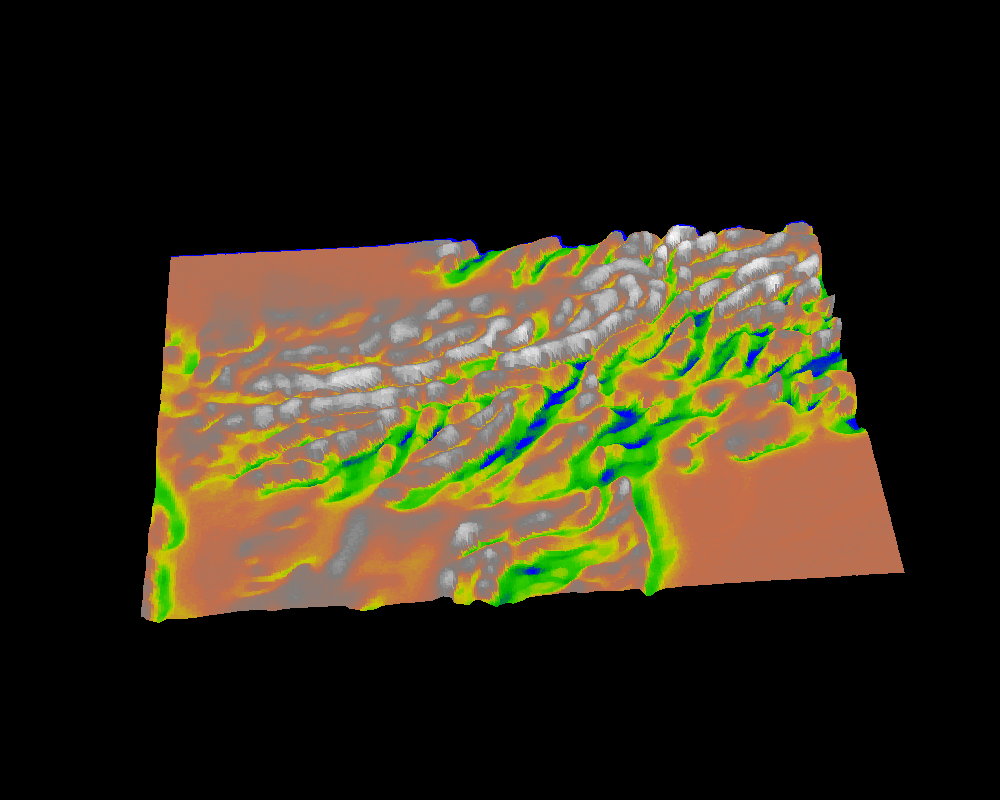

Recreate this plot in Python.

import sys
sys.path.append('../')

import time

from phauxgl.stl import LoadSTL
from phauxgl.vector import V
from phauxgl.util import Radians
from phauxgl.context import NewContext
from phauxgl.matrix import LookAt
from phauxgl.color import Black, Gray, Color
from phauxgl.shader import NewPhongShader, NewSolidColorShader, NewTextureShader
from phauxgl.mesh import Mesh
from phauxgl.texture import NewImageTexture
from phauxgl.image import Image

# TODO: WEIRD 'bad file descriptor' error, but only when in IDLE, not in commandline

scale  = 1
width  = 1000
height = 800
fovy   = 30
near   = 1
far    = 10


def grid2mesh(grid, zscale=1):
    from phauxgl.triangle import Triangle, Triangles
    from phauxgl.vertex import Vertex
    from phauxgl.vector import Vector
    
    w = len(grid[0])
    h = len(grid)
    
    triangles = [] #Triangles()
    for row in range(0, h-1):
        for col in range(0, w-1):
            corners = [(col,row),
                        (col+1,row),
                        (col+1,row+1),
                        (col,row+1),
                        ]
            
            t1 = corners[0],corners[1],corners[2]
            vx = []
            for c,r in t1:
                x,y,z = grid[r][c]
                z *= zscale
                xf,yf = col/float(w), row/float(h)
                vx.append( Vertex(Position=Vector(x,y,z), Texture=Vector(xf,yf,0)) )
            t = Triangle(*vx)
            n = t.Normal()
            t.V1.Normal = n
            t.V2.Normal = n
            t.V3.Normal = n
            triangles.append( t )
                
            t2 = corners[2],corners[3],corners[0]
            vx = []
            for c,r in t2:
                x,y,z = grid[r][c]
                z *= zscale
                xf,yf = col/float(w), row/float(h)
                vx.append( Vertex(Position=Vector(x,y,z), Texture=Vector(xf,yf,0)) )
            t = Triangle(*vx)
            n = t.Normal()
            t.V1.Normal = n
            t.V2.Normal = n
            t.V3.Normal = n
            triangles.append( t )

    mesh = Mesh(triangles, None, None)
    return mesh


def grid2texture(grid, gradient, zmin=None, zmax=None):
    import math
    im = Image(len(grid[0]),len(grid))
    zmin = min((tup[2] for row in grid for tup in row)) if zmin is None else zmin
    zmax = max((tup[2] for row in grid for tup in row)) if zmax is None else zmax
    colors = gradient
    for y,row in enumerate(grid):
        for x,(_,_,z) in enumerate(row):
            #print x,y,map(int,(155*z, 0, 155-155*z, 155))
            zfac = (z-zmin) / float(zmax-zmin)
            zfac = 0 if zfac < 0 else zfac
            zfac = 1 if zfac > 1 else zfac
            #px[x,y] = tuple(map(int,(255*zfac, 0, 255-255*zfac, 255)))
            colidx = (len(colors)-1)*zfac
            #print zfac,colidx
            bwfac = colidx - int(colidx)
            #print bwfac
            c1,c2 = colors[int(math.floor(colidx))], colors[int(math.ceil(colidx))]
            #print c1.Lerp(c2, bwfac).NRGBA()
            im[x,len(grid)-y-1] = c1.Lerp(c2, bwfac).NRGBA()
    #im.show()
    texture = NewImageTexture(im)
    return texture


if __name__ == '__main__':
    # load a mesh
    print 'loading mesh...'
   
    import gc
    import math
    import pythongis as pg
    #fullrast = pg.RasterData(r"C:\Users\kimok\Downloads\MSR_50M\MSR_50M\MSR_50M.tif")
    #focus = pg.VectorData("C:\Users\kimok\Downloads\cshapes\cshapes.shp", select=lambda f: f['CNTRY_NAME']=='United States')
    #poprast = fullrast.manage.crop(focus.bbox)
    #poprast.save('USA elevation.tif')

    eye    = V(-0.2, -2.5, 4) # 4, 3
    center = V(0, 0.4, 0)
    up     = V(0, 0, 1)
    light = V(-3, 0, 2)

    poprast = pg.RasterData('AFG elevation.tif')
    #poprast = pg.RasterData('NOR elevation.tif')
    #poprast = pg.RasterData('USA elevation.tif')
    zscale = 1.5 #0.4

##    eye    = V(-100, 50, 50) # 4, 3
##    center = V(38, -77, 5)
##    up     = V(0, 90, 0)
##    light = eye
##    poprast = pg.RasterData('USA elevation.tif')
##    zscale = 1 #0.2
    
    poprast = poprast.manage.resample(width=300, height=300, bbox=poprast.bbox)

    print poprast

    grid = []
    for row in range(0, poprast.height):
        grow = []
        for col in range(0, poprast.width):
            cell = poprast.bands[0].get(col,row)
            x,y,z = cell.x, cell.y, cell.value
            z = math.log(z+1)
            grow.append((x,y,z))
        grid.append(grow)

    print 'del'
    del poprast.bands[0].img, poprast
    gc.collect()

    mesh = grid2mesh(grid, zscale=zscale)
    print mesh.BoundingBox()
    print mesh

    texture = grid2texture(grid,
                           gradient=[Color(0,0,1,1), # blue
                                     Color(0,0.7,0,1), # green
                                     Color(0.2,0.8,0,1), # green
                                     Color(0.8,0.8,0,1), # yellow
                                     #Color(0.8,0.2,0,1), # orange
                                     Color(199/255.0,111/255.0,75/255.0,1), # brown
                                     Gray(0.5),
                                     Gray(1)],
                           zmin=5) #, zmax=5.5)
    print texture, texture.Image.data

    # fit mesh in a bi-unit cube centered at the origin
    print 'prepping mesh...'
    mesh.BiUnitCube()
    mesh.box = mesh.BoundingBox()

    # smooth the normals
    #mesh.SmoothNormalsThreshold(Radians(30))
    #mesh.SmoothNormals()

    # create a rendering context
    print 'setting up context...'
    context = NewContext(width*scale, height*scale)
    context.ClearColorBufferWith(Black)

    # create transformation matrix
    print 'setting up matrix...'
    aspect = float(width) / float(height)
    matrix = LookAt(eye, center, up).Perspective(fovy, aspect, near, far)

    # render
    print 'setting up shader...'
    context.Shader = NewTextureShader(matrix, texture)

    print 'rendering...'
    start = time.time()
    info = context.DrawMesh(mesh)
    
    print 'rendered in', time.time() - start, 'seconds'
    print info

    # save image
    image = context.Image()
    if scale != 1:
        # supersampling
        image = image.resize((width, height)) #, PIL.Image.BILINEAR)
    image.save("landscape.png")
    
